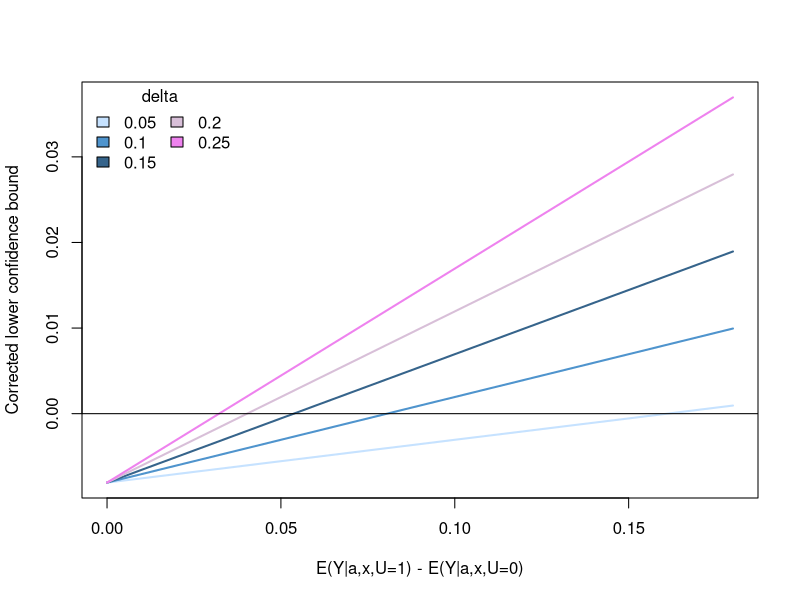

Write the R code that produced this figure. (Note: this script raises an error after producing the figure.)
## Sensitivity Analysis for an Unobserved Confounder
#or using the vanderWeele and Arah 2011 formulas
#gamma<-E(Y|a,x,U=1) - E(Y|a,x,U=0)
#delta<-P(U=1|a1,x) - P(U=1|a0,x) 

unobs_conf<-function(d,g){
	bias<-g*d
corr.lbound<- -0.008054+bias
corr.lbound
}

unobs_conf_ad2<-function(d,g){
	bias<-g*d
corr.lbound<- -0.006079+bias
corr.lbound
}


unobs_conf_ad3<-function(d,g){
	bias<-g*d
corr.lbound<- -0.005249+ bias
corr.lbound
}

#ignoring the unobserved confounder, the effect size for cortrate is: -0.02469, -0.02376, -0.02196, If an unobserved confounder triples the effect size, 0.07716 may be reasonable for an upper bound of gamma
gamma<-seq(0,.18,0.005)
delta<-seq(.05,.25,0.05)
ngam<-length(gamma)
ndelt<-length(delta)
lisa<-NULL
sam<-array(numeric(ndelt*ngam), dim=c(ndelt, ngam))
for(i in 1:ndelt) {
		for (j in 1:ngam) {
			lisa<-unobs_conf(d=delta[i], g=gamma[j])
			sam[i,j]<-lisa
	}
}

lisa_ad2<-NULL
sam_ad2<-array(numeric(ndelt*ngam), dim=c(ndelt, ngam))
for(i in 1:ndelt) {
		for (j in 1:ngam) {
			lisa_ad2<-unobs_conf_ad2(d=delta[i], g=gamma[j])
			sam_ad2[i,j]<-lisa_ad2
	}
}

lisa_ad3<-NULL
sam_ad3<-array(numeric(ndelt*ngam), dim=c(ndelt, ngam))
for(i in 1:ndelt) {
		for (j in 1:ngam) {
			lisa_ad3<-unobs_conf_ad3(d=delta[i], g=gamma[j])
			sam_ad3[i,j]<-lisa_ad3
	}
}

xrange<-range(gamma)
yrange<-range(sam)
colors<-c("slategray1", "steelblue3", "steelblue4", "thistle", "violet")
plot(xrange, yrange, type="n",
	xlab="E(Y|a,x,U=1) - E(Y|a,x,U=0)",
	ylab="Corrected lower confidence bound")
for(i in 1:ndelt){
	lines(gamma, sam[i,], type="l", lwd=2, col=colors[i])
}
abline(h=0)
legend("topleft", title="delta", as.character(delta),
fill=colors, bty="n", horiz=FALSE, ncol=2)

#with delta=0.1, gamma would only have to be >0.08, >0.06, >.05 to render the effect non-significant
#this is equivalent to saying that the presence of an unobserved confounder would have to change the average effect by more than 224%, 152%, 127% to make the  

dat<-data.frame(rbind(sam, sam_ad2, sam_ad3))

dat<-data.frame( x=rep(gamma, 15), y=c(sam[1,], sam[2,], sam[3,], sam[4,], sam[5,], sam_ad2[1,], sam_ad2[2,], sam_ad2[3,], sam_ad2[4,], sam_ad2[5,],sam_ad3[1,], sam_ad3[2,], sam_ad3[3,], sam_ad3[4,], sam_ad3[5,]), 
	delta=factor(rep(c(.05,.1, .15,.2,.25), each=length(gamma))),
	graph=factor(rep(c("Model 1", "Model 2", "Model 3"), each=length(delta)*length(gamma))))


#dat$excl<-as.factor(c(rep("primary analysis", 5), rep("current smokers excluded", 5), rep("current smokers, drug users excluded", 5)))
postscript("eFig_rgb.eps", paper="special", height=6, width=8, horizontal=FALSE, colormodel="rgb")
pdf("unobsc.pdf")
ggplot(data=dat, aes(x=x, y=y)) + facet_wrap(~graph, nrow=1) + 
geom_line(aes(colour=delta, group=delta)) + geom_hline(y=0) + 
labs(x="gamma", y="Corrected lower confidence bound", colour="") + 
theme_bw(base_size=10) + scale_colour_discrete(name="delta") +
theme(axis.text.x=element_text(size=10)) + 
theme(axis.text.y=element_text(size=10)) + 
theme(strip.text.x=element_text(size=10)) +  
opts(legend.position="bottom", legend.direction="horizontal") +
theme(legend.text=element_text(size=10)) +
theme(legend.title=element_text(size=10))
dev.off()
